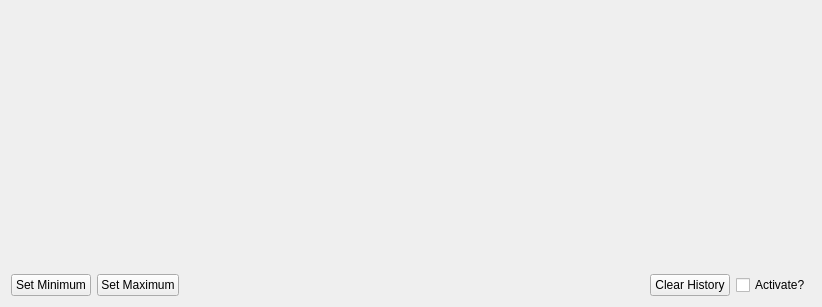
<?xml version="1.0" encoding="UTF-8"?>
<ui version="4.0">
 <class>PlotHistoryWidget</class>
 <widget class="QWidget" name="PlotHistoryWidget">
  <property name="geometry">
   <rect>
    <x>0</x>
    <y>0</y>
    <width>822</width>
    <height>307</height>
   </rect>
  </property>
  <property name="windowTitle">
   <string>Form</string>
  </property>
  <layout class="QGridLayout" name="gridLayout">
   <item row="1" column="3">
    <widget class="QPushButton" name="clear_pushButton">
     <property name="text">
      <string>Clear History</string>
     </property>
    </widget>
   </item>
   <item row="1" column="0">
    <widget class="QPushButton" name="set_min_pushButton">
     <property name="text">
      <string>Set Minimum</string>
     </property>
    </widget>
   </item>
   <item row="1" column="1">
    <widget class="QPushButton" name="set_max_pushButton">
     <property name="text">
      <string>Set Maximum</string>
     </property>
    </widget>
   </item>
   <item row="1" column="4">
    <widget class="QCheckBox" name="activate_checkBox">
     <property name="text">
      <string>Activate?</string>
     </property>
    </widget>
   </item>
   <item row="0" column="0" colspan="5">
    <widget class="PlotWidget" name="history_PlotWidget" native="true">
     <property name="minimumSize">
      <size>
       <width>800</width>
       <height>250</height>
      </size>
     </property>
    </widget>
   </item>
   <item row="1" column="2">
    <spacer name="horizontalSpacer">
     <property name="orientation">
      <enum>Qt::Horizontal</enum>
     </property>
     <property name="sizeHint" stdset="0">
      <size>
       <width>40</width>
       <height>20</height>
      </size>
     </property>
    </spacer>
   </item>
  </layout>
 </widget>
 <customwidgets>
  <customwidget>
   <class>PlotWidget</class>
   <extends>QWidget</extends>
   <header>pyqtgraph</header>
   <container>1</container>
  </customwidget>
 </customwidgets>
 <resources/>
 <connections/>
</ui>
